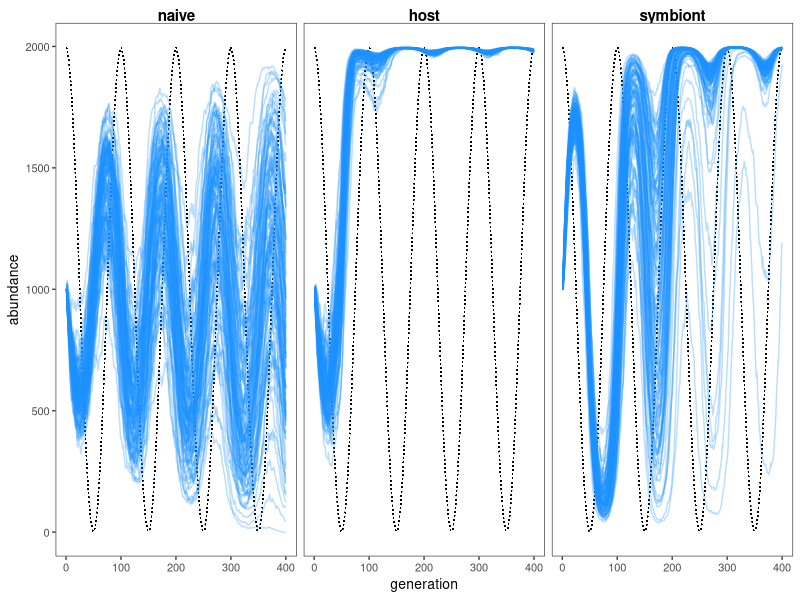
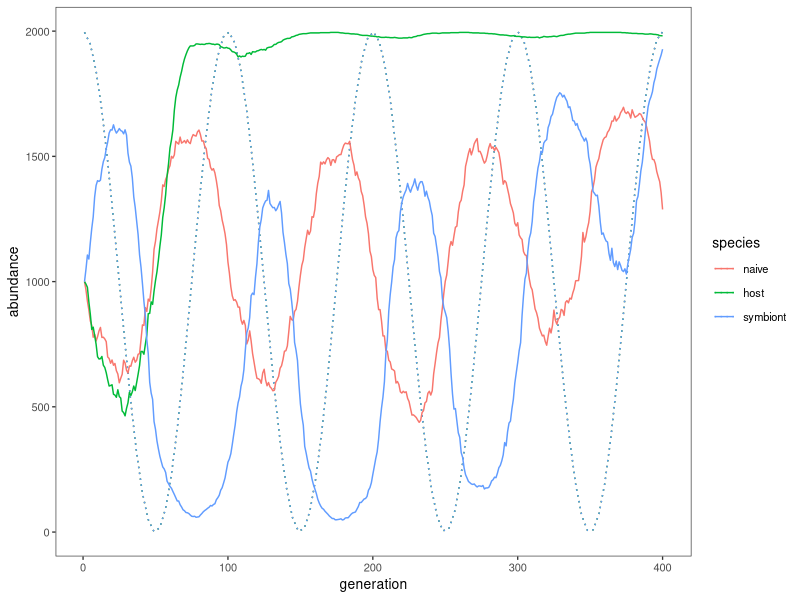

Write R code to recreate these figures, in order.
library(MASS)
library(tidyverse)
library(parallel)
library(grid)
library(car)



# Custom ggplot2 theme
theme_lan <- function(base_size = 10, base_family = 'Helvetica') {
    theme_bw(base_size = base_size, base_family = base_family) %+replace%
        theme(
            strip.text = element_text(face = 'bold', size = 11),
            strip.background = element_rect(color = NA, fill = NA),
            panel.grid = element_blank()
        )
}


# Inverse logit function
inv_logit <- function(x){
    exp(x)/(1 + exp(x))
}
# This is the logit function
logit <- function(x){
    log(x/(1 - x))
}

# Discrete-time logistic growth for time t+1
log_growth <- function(N_t, r, K){
    new_N <- N_t + r * N_t * (1 - N_t / K)
    # To avoid negative abundances
    new_N <- ifelse(new_N < 0, 0, new_N)
    # Also rounding bc a partial individual makes no sense
    return(matrix(as.integer(new_N), nrow = 1))
}




# Sine curve with limits and set number of phases
# First function is for one x value, and is used inside the 2nd one and for plotting
u_curve_1x <- function(x, time_len, phases = 1, c_max = 1, c_min = 0) {
    rel_x <- x / time_len
    {sin({(4 * phases)*rel_x + 1} * {pi/2}) + 1} * 0.5 * (c_max - c_min) + c_min
}
u_curve <- function(time_len, phases = 1, c_max = 1, c_min = 0) {
    sapply(1:time_len, u_curve_1x, time_len, phases, c_max, c_min)
}





# Change a covariance matrix
change_cov_mat <- function(cov_matrix_0, i1, i2, new_cov){
    if (i1 == i2) { stop("Cannot change covariance with itself.") }
    new_cov_matrix <- cov_matrix_0
    new_cov_matrix[i1, i2] <- new_cov
    new_cov_matrix[i2, i1] <- new_cov
    return(new_cov_matrix)
}







# 3 species
# 1:2 decline with X
# 3 increases with X
# when X reaches a threshold, r for 2 affects r for 3, and vice versa


sym_3sp <- function(b2_change_fun, phases = 1, abundances_0 = rep(1000, 3), 
                    b1s = c(-0.1,0.1), phase_len = 100, r_sd = 0.05, K = 2000,
                    spp_names = c('naive', 'host', 'symbiont')) {
    time_len <- as.integer(phases * phase_len)
    X <- u_curve(time_len, phases = phases, c_max = 1, c_min = -1)
    n_spp <- 3
    pop_sizes <- matrix(integer(time_len*n_spp), ncol = n_spp)
    
    pop_sizes[1,] <- abundances_0  # Initial abundances
    
    for (t in 2:time_len) { # t = 2; # t = phase_len/2
        # How sp 3 affects 2, and vice versa
        b2s <- b2_change_fun(t/phase_len)
        # Changing rs_t based on X[t], plus adding random noise
        # Linear deterministic portion based on X[t] and other sp abundances
        lin_det <- b1s[c(1,1,2)] * X[t] + c(0, b2s) * (pop_sizes[t-1,]/ K)
        # Note: `- 0.5` is to make growth rates center around zero
        rs_t <- inv_logit(lin_det) - 0.5 + rnorm(n_spp, sd = r_sd)
        pop_sizes_t <- log_growth(pop_sizes[t-1,], rs_t, K)
        pop_sizes[t,] <- pop_sizes_t
    }
    pop_sizes_df <- as_data_frame(pop_sizes)
    colnames(pop_sizes_df) <- spp_names
    pop_sizes_df <- pop_sizes_df %>%
        mutate(generation = 1:time_len) %>%
        select(generation, everything())
    return(pop_sizes_df)
}





b2_change_fun <- function(rel_t) {
    i <- stepfun(c(0.25, 0.5, 0.75), 1:4)(rel_t)
    # Effect of species 3 on 2
    b3_2 <- c(0, 0.1, 0.5, 0.2)[i]
    # Effect of species 2 on 3
    b2_3 <- c(0, -0.1, 0.1, 0.2)[i]
    return(c(b3_2, b2_3))
}


# Setting simulation parameters
n_phases <- 4
n_sims <- 100
phase_len <- 100
b1s <- c(-0.25, 0.5)
# sim_df <- sym_3sp(b2_change_fun, phases = n_phases, b1s = c(-0.25, 0.5)) %>%
#     gather(species, abundance, -generation, factor_key = TRUE)

# 100 simulations took 2.59 secs
s0 = Sys.time()
set.seed(8)
sim_df <- lapply(1:n_sims, 
                 function(i) {
                     sym_3sp(b2_change_fun, phases = n_phases, b1s = b1s) 
                 }) %>%
    bind_rows %>%
    mutate(sim = rep(1:n_sims, each = phase_len*n_phases)) %>%
    gather(species, abundance, -generation, -sim, factor_key = TRUE)
s1 = Sys.time()
cat(n_sims, 'simulations took', round(s1 - s0, 2) %>% as.numeric, 'secs')



sim_df %>% 
    ggplot(aes(generation, abundance, group = sim)) +
    stat_function(fun = u_curve_1x,
                  args = list(phases = n_phases, time_len = n_phases * 100, 
                              c_max = max(sim_df$abundance),
                              c_min = min(sim_df$abundance)),
                  linetype = 3, size = 0.25) +
    geom_line(alpha = 0.3, color = 'dodgerblue') +
    theme_lan() +
    facet_grid( ~ species)


# Focusing on 1 simulation
sim_df %>% 
    filter(sim == 1) %>% 
    ggplot(aes(generation, abundance, color = species)) +
    stat_function(fun = u_curve_1x,
                  args = list(phases = n_phases, time_len = n_phases * 100, 
                              c_max = max(sim_df$abundance),
                              c_min = min(sim_df$abundance)),
                  linetype = 3) +
    geom_line() +
    theme_lan()



































# =======================================================================================
# =======================================================================================
# =======================================================================================
# =======================================================================================
# =======================================================================================
# =======================================================================================
# =======================================================================================
# =======================================================================================
# =======================================================================================
# =======================================================================================
# =======================================================================================
# =======================================================================================
# =======================================================================================
# =======================================================================================
# =======================================================================================
# =======================================================================================
# =======================================================================================
# =======================================================================================
# =======================================================================================
# =======================================================================================
# =======================================================================================
# =======================================================================================
# =======================================================================================
# =======================================================================================






































# 
# sim_plot_og <- function(y_mat, phases = 1, phase_len = 1000,
#                      sp_names = c('incr D', 'incr D, host', 'symbiont')){
#     time_len <- as.integer(phase_len * phases)
#     as_data_frame(y_mat) %>% 
#         mutate(generation = seq(time_len)) %>% 
#         gather(species, abundance, -one_of(c('generation'))) %>% 
#         mutate(species = sp_names[gsub('V', '', species) %>% as.integer] %>% factor) %>% 
#         ggplot(aes(generation, abundance, color = species)) + 
#         geom_line(
#             data = data_frame(
#                 generation = seq(time_len),
#                 abundance = u_curve(time_len, phases, 
#                                     c_max = max(y_mat), c_min = min(y_mat)), 
#                 species = unique(factor(sp_names))[1]
#             ), linetype = 3, color = 'black') +
#         geom_line() +
#         theme_lan()
# }
# 
# 
# 
# # Simulates abundance at time t+1
# abun_fun <- function(N_t, p_birth, p_death, cov_matrix = NULL, rando = TRUE) {
#     
#     if (rando) {
#         # (Assuming some dead indiv bred)
#         births <- mapply(function(N_t, p_b){rpois(1, N_t * p_b)}, N_t, p_birth)
#         births <- matrix(births, ncol = 1)
#         deaths <- mapply(function(N_t, p_d){rpois(1, N_t * p_d)}, N_t, p_death)
#         deaths <- matrix(deaths, ncol = 1)
#     } else {
#         # (Assuming some dead indiv bred)
#         births <- N_t * p_birth
#         births <- matrix(births, ncol = 1)
#         deaths <- N_t * p_death
#         deaths <- matrix(deaths, ncol = 1)
#     }
#     
#     nvals <- length(N_t)
#     
#     # Including covariance of death rates
#     if (!is.null(cov_matrix)) {
#         cov_dc <- chol(cov_matrix)  # Cholesky decomposition of cov matrix
#         new_deaths_1 <- t(t(cov_dc) %*% deaths)  # <-- Actually including cov
#         new_deaths_2 <- t(t(cov_dc) %*% deaths[nvals:1,])[,nvals:1]
#         new_deaths_2 <- matrix(new_deaths_2, nrow = 1)
#         new_deaths <- apply(array(c(p,q), dim = c(dim(new_deaths_1),2)), c(1,3), min)
#         # new_deaths <- (new_deaths_1 + new_deaths_2)/2
#     } else {
#         new_deaths <- deaths
#     }
#     y_t <- sapply(N_t - deaths + births, function(x){max(c(1,x))})
#     y_t <- matrix(y_t, nrow = 1)
#     return(y_t)
# }
# 
# 
# 
# 
# 
# 
# # 3 species
# # 1:2 decline with X
# # 3 doesn't depend on it
# # when X reaches a threshold, p_death for 2 covaries with 3
# 
# 
# sym_sim <- function(phases, abundances_0 = rep(1000, 3), b1s = c(1,1), 
#                     phase_len = 1000L, p_birth = 0.25, covs = c(0, 0.25, 0.75)) {
#     
#     time_len <- as.integer(phases * phase_len)
#     X <- u_curve(time_len, phases = phases, c_max = 1, c_min = 0)
#     n_spp <- length(abundances_0)
#     y <- matrix(integer(time_len*n_spp), ncol = n_spp)
#     
#     y[1,] <- abundances_0  # Initial abundance
#     p_death_even <- logit(p_birth)
#     
#     # Covariance between death rates to start with
#     cov_mat_0 <- matrix(c(1.0,    0.0,    0.0,
#                           0.0,    1.0,    0.0,
#                           0.0,    0.0,    1.0),
#                         ncol = n_spp)
#     
#     p_deaths <- rep(p_death_even, 3)
#     cov_matrix <- cov_mat_0
#     for (t in 2:time_len) {
#         # Covariance inversely related to X[t] bc at high X, death low so no selection
#         # for symbiosis
#         cov_t <- stepfun(time_len/phases * c(0.25, 0.5), covs)(t)
#         cov_matrix <- change_cov_mat(cov_matrix, 2, 3, cov_t)
#         # High X reduces death rates
#         p_deaths[1:2] <- inv_logit(p_death_even + (b1s[1] * X[t] / 1e3))
#         p_deaths[3] <- inv_logit(p_death_even - (b1s[2] * X[t] / 1e3))
#         y_t <- abun_fun(y[t-1,], p_birth, p_deaths, cov_matrix = cov_matrix)
#         y[t,] <- y_t
#     }
#     
#     return(as_data_frame(y))
# }
# 
# 
# 
# 
# 
# 
# n_phases <- 0.5
# n_sims <- 100
# phase_len <- 2e2L
# 
# 
# df <- lapply(1:n_sims, 
#              function(i) sym_sim(n_phases, b1s = c(1,2), phase_len = phase_len, 
#                                  covs = c(0, 0.9, 0.9999))) %>% 
#     bind_rows %>% 
#     mutate(sim = rep(1:n_sims, each = phase_len*n_phases),
#            generation = rep(1:(phase_len*n_phases), n_sims)) %>% 
#     gather(species, abundance, -one_of(c('generation', 'sim'))) %>% 
#     mutate(species = sp_names[gsub('V', '', species) %>% as.integer] %>% factor)
# 
# 
# df %>% 
#     ggplot(aes(generation, abundance, group = sim)) + 
#     # stat_function(fun = u_curve_p, 
#     #               args = list(n_phases*phase_len, n_phases, 
#     #                           c_max = max(df$abundance), c_min = min(df$abundance)),
#     #               linetype = 3) +
#     geom_line(alpha = 0.3, color = 'dodgerblue') +
#     theme_lan() +
#     facet_grid( ~ species)
# 
# 
#     
# 
# sim_plot <- function(y_df, phases = 1, phase_len = 1000,
#                         sp_names = c('incr D', 'incr D, host', 'symbiont')){
#     time_len <- as.integer(phase_len * phases)
#     as_data_frame(y_mat) %>% 
#         mutate(generation = seq(time_len)) %>% 
#         gather(species, abundance, -one_of(c('generation'))) %>% 
#         mutate(species = sp_names[gsub('V', '', species) %>% as.integer] %>% factor) %>% 
#         ggplot(aes(generation, abundance, color = species)) + 
#         geom_line(
#             data = data_frame(
#                 generation = seq(time_len),
#                 abundance = u_curve(time_len, phases, 
#                                     c_max = max(y_mat), c_min = min(y_mat)), 
#                 species = unique(factor(sp_names))[1]
#             ), linetype = 3, color = 'black') +
#         geom_line() +
#         theme_lan()
# }



# y %>% as_data_frame

# inv_logit(b1 * X[1])














# 
# 
# 
# # ~~~~~~~~~~~~~~~~~~~
# # The following (inside "~~~") was from 
# # https://www.r-bloggers.com/simulating-data-following-a-given-covariance-structure/
# 
# # Between genes in species 1
# covM1_0 <- matrix(c(1.0,    0.0,    0.0,    0.0,
#                     0.0,    1.0,    0.0,    0.0,
#                     0.0,    0.0,    1.0,    0.0,
#                     0.0,    0.0,    0.0,    1.0),
#                   nrow = 4, ncol = 4) %>% 
#     change_cov_mat(., 1, 2, 0.5) %>% 
#     change_cov_mat(., 1, 3, 0.25) %>% 
#     change_cov_mat(., 2, 3, 0.1) %>% 
#     change_cov_mat(., 2, 4, 0.75)
# # Between genes in species 2
# covM2_0 <- matrix(c(1.0,    0.0,    0.0,    0.0,
#                     0.0,    1.0,    0.0,    0.0,
#                     0.0,    0.0,    1.0,    0.0,
#                     0.0,    0.0,    0.0,    1.0),
#                   nrow = 4, ncol = 4) %>% 
#     change_cov_mat(., 1, 2, 0.5) %>% 
#     change_cov_mat(., 1, 3, 0.25) %>% 
#     change_cov_mat(., 2, 3, 0.1) %>% 
#     change_cov_mat(., 2, 4, 0.75)
# 
# 
# # Between genes in all species
# covM_0 <- matrix(c(
#     #           sp1              ||         sp2
#     1.0,    0.0,    0.0,    0.0,    0.0,    0.0,    0.0,    0.0,
#     0.0,    1.0,    0.0,    0.0,    0.0,    0.0,    0.0,    0.0,
#     0.0,    0.0,    1.0,    0.0,    0.0,    0.0,    0.0,    0.0,
#     0.0,    0.0,    0.0,    1.0,    0.0,    0.0,    0.0,    0.0,
#     # -----                      ||
#     0.0,    0.0,    0.0,    0.0,    1.0,    0.0,    0.0,    0.0,
#     0.0,    0.0,    0.0,    0.0,    0.0,    1.0,    0.0,    0.0,
#     0.0,    0.0,    0.0,    0.0,    0.0,    0.0,    1.0,    0.0,
#     0.0,    0.0,    0.0,    0.0,    0.0,    0.0,    0.0,    1.0
#     ), nrow = 8, ncol = 8)
# 
# # # colnames(covM_0) <- c("sp1_g1", "sp1_g2", "sp1_g3", "sp1_g4", 
# # #                       "sp2_g1", "sp2_g2", "sp2_g3", "sp2_g4")
# # 
# 
# log_growth <- function(x, K = 1, r = 0.1, x_0 = 50) {
#     K / {1 + exp(-r * (x - x_0))}
# }
# 
# int_log_growth <- function(Nt, r, K = 100) {
#     Nt + {r*Nt * (1 - Nt/K)}
# }
# 
# 
# 
# time_len = 100
# 
# X <- seq(time_len)
# 
# # Net fitness contributions
# b1 <- c(0.05, 0.1, 0.25, 0.6)
# a1 = 0.5
# 
# 
# nvars <- dim(covM_0)[1]
# 
# 
# 
# covM <- covM_0
# covM1 <- covM1_0
# covM2 <- covM2_0
# 
# y <- matrix(numeric(nvars * time_len), ncol = nvars)
# y[1,] <- 1
# 
# for (t in 2:time_len){
#     if (t == as.integer(time_len/2)) {
#         covM <- change_cov_mat(covM, 1, 5, 0.75)
#     }
#     # Cholesky decomposition
#     covL1 <- chol(covM1)
#     # Without covariance...
#     # y1_t <- a1 * y[t-1,1:4] + b1 + rnorm(nvars/2)
#     y1_t <- a1[1] * y[t-1,1:4] * b1 + rnorm(nvars/2)
#     y1_t <- matrix(y1_t, nrow = nvars/2)
#     # Including covariance
#     y1_t <- t(t(covL1) %*% y1_t)
#     
#     # Cholesky decomposition
#     covL2 <- chol(covM2)
#     # Without covariance...
#     # y2_t <- a1 * y[t-1,5:8] + b1 + rnorm(nvars/2)
#     y2_t <- a1[2] * y[t-1,5:8] * b1 + rnorm(nvars/2)
#     y2_t <- matrix(y2_t, nrow = nvars/2)
#     # Including covariance
#     y2_t <- t(t(covL2) %*% y2_t)
#     
#     # Cholesky decomposition
#     covL <- chol(covM)
#     # Including covariance
#     y[t,] <- t(t(covL) %*% c(y1_t, y2_t))
# }; rm(t)
# 
# # int_log_growth(0.5, r = 0.7)
# 
# 
# 
# # for (t in 2:time_len){
# #     covM <- change_cov_mat(covM, 1, 4, inv_logit(5 * t/time_len))
# #     covM <- change_cov_mat(covM, 5, 8, inv_logit(2 * t/time_len))
# #     covM <- change_cov_mat(covM, 2, 6, inv_logit(5 * t/time_len))
# #     # Cholesky decomposition
# #     covL <- chol(covM)
# #     # Without covariance...
# #     y_t <- a1 * y[t-1,] + b1 * X[t] + rnorm(nvars)  # MASS::mvrnorm(1, rep(0,8), covM)
# #     y_t <- matrix(y_t, nrow = nvars)
# #     
# #     # Including covariance
# #     y[t,] <- t(t(covL) %*% y_t)
# # }
# 
# colnames(y) <- c("sp1_g1", "sp1_g2", "sp1_g3", "sp1_g4", 
#                  "sp2_g1", "sp2_g2", "sp2_g3", "sp2_g4")
# df <- as_data_frame(y) %>% 
#     mutate(generation = seq(time_len)) %>% 
#     gather(sp_gene, abundance, -one_of(c('generation'))) %>% 
#     mutate(
#         species = factor(ifelse(grepl('sp1', sp_gene), 'species 1', 'species 2')),
#         gene = factor(substr(sp_gene, 6, 6))
#         )
# 
# df %>% 
#     group_by(species, generation) %>% 
#     summarize(abundance = sum(abundance)) %>% 
#     ggplot(aes(generation, abundance)) +
#     geom_line() +
#     facet_grid(~species) +
#     theme_lan()
# 
# 
# 
# 
# 
# # ~~~~~~~~~~~~~~~~~~~
# 
# for (t in 1:nsims){
#     X[t] <- a1 * X[t-1] + b1 * U[t] + rnorm(1)
# }